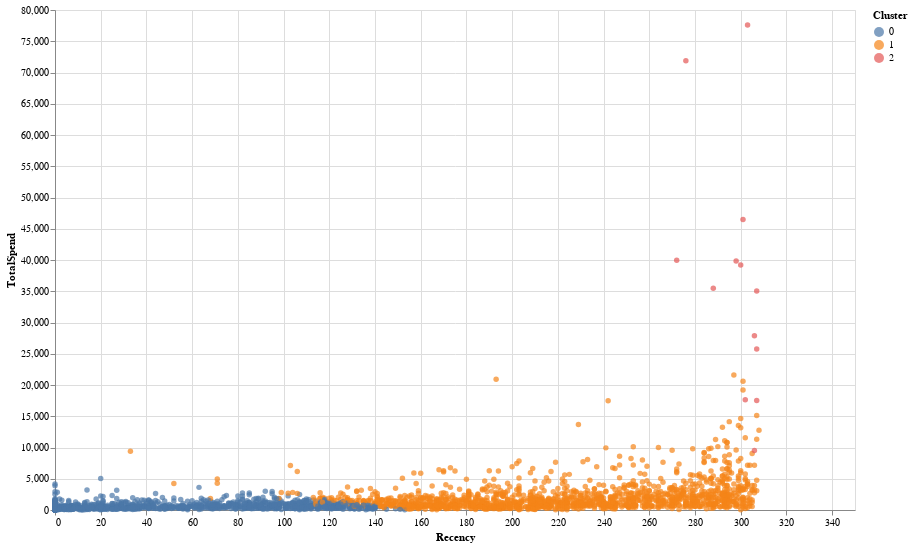

Notebook cell for this chart:
### Markdown cell above
### Recency vs Total Spend ⏬

### Code cell
chart = alt.Chart(customer_data).properties(
    width=800,
    height=500
)
scatter_plot = chart.mark_circle()
scatter_plot.encode(x='Recency', y='TotalSpend', color='Cluster:N')

### Figure 1 — Vega-Lite specification as saved in the notebook (floating-point values rounded to 4 significant figures; data arrays with more than 128 entries replaced by an {"elided": "..."} marker saying what was removed)
{"config": {"view": {"continuousWidth": 400, "continuousHeight": 300}}, "data": {"name": "data-b5d464a5bcca07fa729c058448b7a64e"}, "mark": "circle", "encoding": {"color": {"field": "Cluster", "type": "nominal"}, "x": {"field": "Recency", "type": "quantitative"}, "y": {"field": "TotalSpend", "type": "quantitative"}}, "height": 500, "width": 800, "$schema": "https://vega.github.io/schema/vega-lite/v4.17.0.json", "datasets": {"data-b5d464a5bcca07fa729c058448b7a64e": {"elided": "3699 records"}}}
